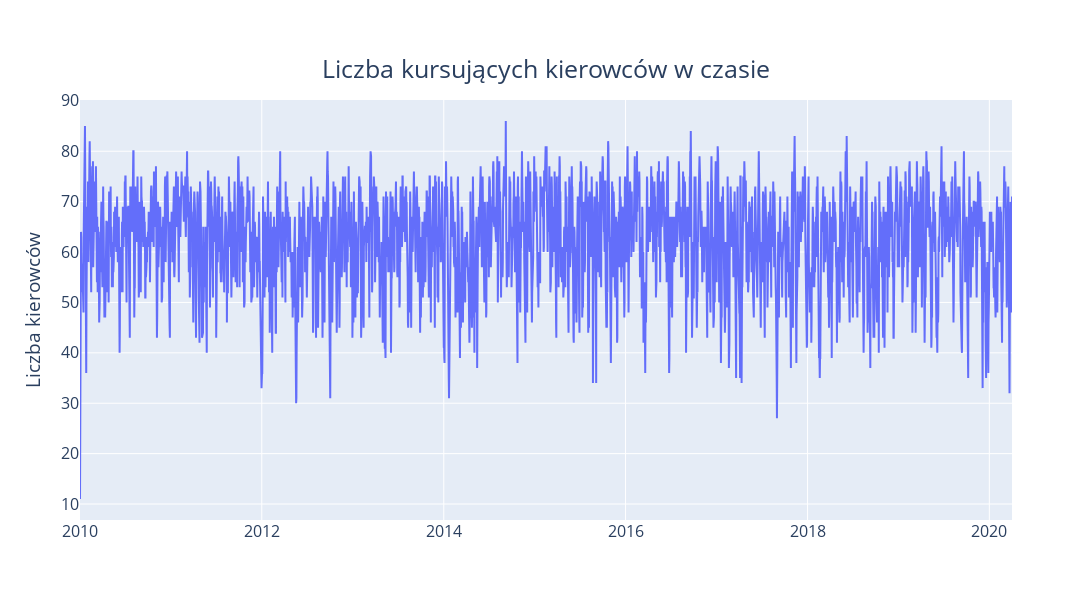

The cell this chart's notebook holds for it:
### Code cell
fig = go.Figure()
fig.add_trace(go.Scatter(x=date_range,
                         y=liczba_zajetych))
fig.update_layout(title={
    'text': f'Liczba kursujących kierowców w czasie',
'y': 0.9,
'x':0.5},
width=1200,
height=600,
titlefont=dict(size=25),
                 font=dict(size=16),
xaxis_title='',
                 yaxis_title='Liczba kierowców')
fig.show()

### Figure 1 — Plotly figure (JSON) as saved in the notebook; plotly's stock layout.template omitted (floating-point values rounded to 4 significant figures; data arrays with more than 128 entries replaced by an {"elided": "..."} marker saying what was removed)
{"data": [{"type": "scatter", "x": {"elided": "3744 str values"}, "y": {"elided": "3744 int values"}}], "layout": {"font": {"size": 16}, "height": 600, "title": {"font": {"size": 25}, "text": "Liczba kursujących kierowców w czasie", "x": 0.5, "y": 0.9}, "width": 1200, "xaxis": {"title": {"text": ""}}, "yaxis": {"title": {"text": "Liczba kierowców"}}}}
